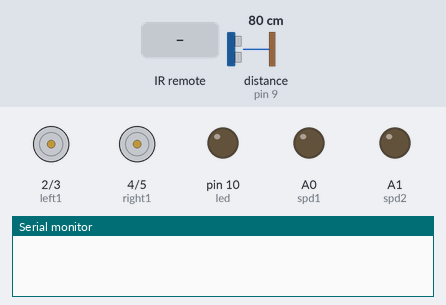
Bench run of a sketch on a simulated Arduino Uno, built with avr-gcc and run on an emulated ATmega328P. Shown: motor-driver pin pairs drawn as motors (green arrow = first pin HIGH = forward, orange = second pin HIGH = backward, longer = more drive), output pins drawn as LEDs (lit = HIGH), the last lines printed to the serial monitor. The inputs (shaded band) are chosen by the test bench; at power-on: distance to the obstacle (sensor on pin 9) 80 cm. The echo pulse lasts 58.3 µs per cm; pins used as bus, display or sensor lines are not drawn.

Above: at 1.2 s.
1.3 s: infrared code 0xFF30CF received
At 2.2 s:
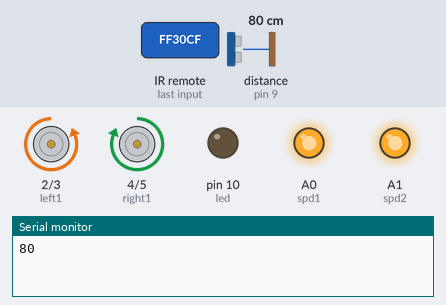
4.3 s: infrared code 0xFF6897 received
At 5.3 s:
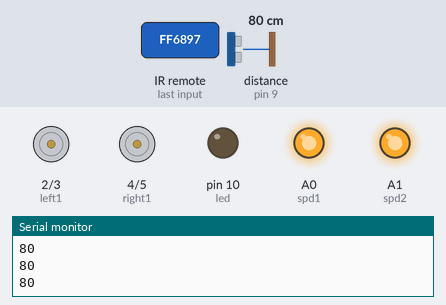
6.3 s: infrared code 0xFF18E7 received
At 6.52 s:
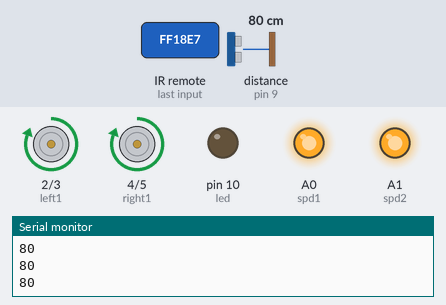
8.1 s: infrared code 0xFF4AB5 received
At 8.42 s:
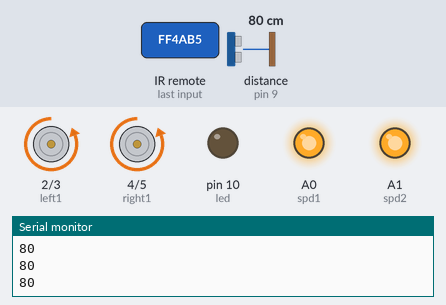
10.0 s: infrared code 0xFF5AA5 received
At 10.32 s:
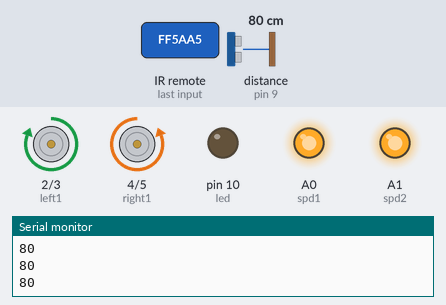
Timing chart, 0 to 12.9 s (numbered marks = the images above; inputs shaded):
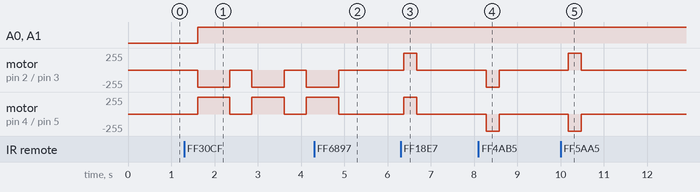

The sketch:

arduinocar.ino
```cpp
#include <IRremote.h>
#include <IRremoteInt.h>

int left1 = 2, left2 = 3, right1 = 4, right2 = 5;   //四个电机引脚，控制方向用
int lastl1, lastl2, lastr1, lastr2;                 //用来保存状态
int spd[3]={200, 500, 1000};  //设置三种速度
int tmp=0;                    //当前速度的编号
int nowspd=spd[0];            //速度初始化为最低速度，手动用
int spd1=A0, spd2=A1;         //控制两个电机速度：两个变量spd1,spd2
int trig = 8, echo = 9;       //超声波测距模块
int Auto=-1;                  //手动/自动,初始化为等待接收信号状态
static int a[4];              //自动模式下，记录四个方向的距离
int i, num;
int led = 10;

//自动模式：1；手动模式：0，加速：+，减速：-，前进：2，后退：8，左转：4，右转：6.
const long manu0=0xFF6897,      //遥控器键的值
           auto1=0xFF30CF,
           speedup=0xFFA857,
           speeddown=0xFFE01F,
           go=0XFF18E7,
           back=0XFF4AB5,
           trnleft=0xFF10EF,
           trnright=0xFF5AA5,
           nul=0xFFFFFFFF;

int RECV_PIN = 6;

IRrecv irrecv(RECV_PIN);
decode_results results;

void setup() {
    irrecv.enableIRIn();
    pinMode(left1, OUTPUT);
    pinMode(left2, OUTPUT);
    pinMode(right1, OUTPUT);
    pinMode(right2,OUTPUT);
    pinMode(spd1, OUTPUT);
    pinMode(spd2, OUTPUT);
    pinMode(trig, OUTPUT);
    pinMode(echo, INPUT);
    pinMode(led, OUTPUT);
    Serial.begin(9600);
}

void loop() {

    if (irrecv.decode(&results))      //确定&改变模式
    {
        irrecv.resume();
        //Serial.println(results.value,HEX);

        if (results.value == manu0) Auto = 0;
        else if (results.value == auto1) Auto = 1;
    }
    delay(200);   //去扰动


    if (Auto == 1)            //自动避障模式
    {
        for (i=0;i<4;i++)
        {
            if (irrecv.decode(&results))         //模式切换判断#1
            {
                irrecv.resume();
                if (results.value == manu0)
                {
                    Auto = 0;
                    break;
                }
            }

            a[i] = judge_dis();   //测好当前距离之后旋转90度
            Serial.println(a[i]);
            rotate();
            delay(500);       //停一下（为了看起来不是很蠢
        }

        if (irrecv.decode(&results))         //模式切换判断#2
            {
                irrecv.resume();
                if (results.value == manu0) Auto = 0;
            }

        num = maxx();             //选出距离最大值的编号

        for (i=0;i<num;i++) rotate();    //旋转到距离最大的方向

        //Serial.println(num);

        while (true)
        {
            if (irrecv.decode(&results))         //模式切换判断#3
            {
                irrecv.resume();
                if (results.value == manu0) Auto = 0;
            }
            if (Auto == 0) break;                //跳出自动模式


            analogWrite(spd1,spd[1]);    //自动模式下速度固定
            analogWrite(spd2, spd[1]);

            digitalWrite(left1, HIGH);   //前进
            digitalWrite(left2, LOW);
            digitalWrite(right1, HIGH);
            digitalWrite(right2, LOW);
            delay(800);                  //延时，设置每次距离判断间隔时间

            int dd = judge_dis();
            if (dd <= 10)
            {
                digitalWrite(left1, LOW);
                digitalWrite(right1, LOW);
                break;
            }
        }


    }
    else if (Auto == 0)
    {
        //Serial.println("in");

        if (irrecv.decode(&results))  //检测到按键，改变或保持当前状态
        {
            //Serial.println("read");
            if (results.value == go)               //前进
            {
                analogWrite(spd1, nowspd);         //设置速度
                analogWrite(spd2, nowspd);

                digitalWrite(left1, HIGH);
                digitalWrite(left2, LOW);
                digitalWrite(right1, HIGH);
                digitalWrite(right2, LOW);

                lastl1 = 1;              //保存状态
                lastl2 = 0;
                lastr1 = 1;
                lastr2 = 0;

                if (judge_dis() <= 4)          //前进防撞功能
                {
                    digitalWrite(left1, LOW);
                    digitalWrite(left2, LOW);
                    digitalWrite(right1, LOW);
                    digitalWrite(right2, LOW);

                    digitalWrite(led, HIGH);       //同时有警示灯亮
                }
                else
                {
                    digitalWrite(led,LOW);
                }

            }
            else if (results.value == back)    //后退
            {
                digitalWrite(led, LOW);

                analogWrite(spd1, nowspd);         //设置速度
                analogWrite(spd2, nowspd);

                digitalWrite(left1, LOW);
                digitalWrite(left2, HIGH);
                digitalWrite(right1, LOW);
                digitalWrite(right2, HIGH);

                lastl1 = 0;              //保存状态
                lastl2 = 1;
                lastr1 = 0;
                lastr2 = 1;

            }
            else if (results.value == trnleft)     //左转
            {
                digitalWrite(led, LOW);

                analogWrite(spd1, nowspd);         //设置速度
                analogWrite(spd2, nowspd);

                digitalWrite(left1, LOW);
                digitalWrite(left2, HIGH);
                digitalWrite(right1, HIGH);
                digitalWrite(right2, LOW);

                lastl1 = 0;
                lastl2 = 1;
                lastr1 = 1;
                lastr2 = 0;

            }
            else if (results.value == trnright)    //右转
            {
                digitalWrite(led, LOW);

                analogWrite(spd1, nowspd);         //设置速度
                analogWrite(spd2, nowspd);

                digitalWrite(left1, HIGH);
                digitalWrite(left2, LOW);
                digitalWrite(right1, LOW);
                digitalWrite(right2, HIGH);

                lastl1 = 1;
                lastl2 = 0;
                lastr1 = 0;
                lastr2 = 1;

            }
            else if (results.value == speedup)     //加速，改变速度只能短按不能长按
            {
                tmp++;
                if (tmp >= 3) tmp = 2;             //设置边界
                nowspd = spd[tmp];
            }
            else if (results.value == speeddown)     //减速
            {
                tmp--;
                if (tmp < 0) tmp = 0;              //边界
                nowspd = spd[tmp];
            }
            else if (results.value == nul)        //如果是0xFFFFFFFF,延续上次状态
            {
                analogWrite(spd1, nowspd);         //设置速度
                analogWrite(spd2, nowspd);

                digitalWrite(left1, lastl1);
                digitalWrite(left2, lastl2);
                digitalWrite(right1, lastr1);
                digitalWrite(right2, lastr2);

                if (judge_dis() <= 4 && judgego(lastl1,lastl2,lastr1,lastr2))  //前进防撞
                {
                    digitalWrite(left1, LOW);
                    digitalWrite(left2, LOW);
                    digitalWrite(right1, LOW);
                    digitalWrite(right2, LOW);

                    digitalWrite(led, HIGH);
                }
                else
                {
                    digitalWrite(led, LOW);
                }
            }

            delay(100);                             //当前状态延时
        }
        else
        {
            digitalWrite(left1, LOW);
            digitalWrite(left2, LOW);
            digitalWrite(right1, LOW);
            digitalWrite(right2, LOW);
        }


    }


}

int judgego(int s1, int s2, int s3, int s4)
{
    if (s1 == 1 && s2 == 0 && s3 == 1 && s4 == 0)
        return 1;
    else return 0;
}

int judge_dis()
{
    //超声波测距
    //trig:8, echo:9

    digitalWrite(trig, LOW);
    delayMicroseconds(2);
    digitalWrite(trig, HIGH);
    delayMicroseconds(10);
    digitalWrite(trig,LOW);

    int distance = pulseIn(echo, HIGH)/58.00;   //cm
    return distance;
}

void rotate()
{
	int once=750;                //旋转90度的时间

    analogWrite(spd1,spd[1]);               //旋转使用速度spd[1]
    analogWrite(spd2, spd[1]);

    digitalWrite(left1, LOW);
    digitalWrite(left2, HIGH);
    digitalWrite(right1, HIGH);
    digitalWrite(right2, LOW);
    delay(once);

    digitalWrite(left2, LOW);
    digitalWrite(right1, LOW);

}

int maxx()
{
	int m = a[0];
	int i, t=0;
	for (i=1;i<=3;i++)
        if (a[i] > m)
        {
            m = a[i];
            t = i;
        }

   return t;
}
```

Measured:
- after the input at 1.3 s, A0 (spd1), A1 (spd2): LOW → HIGH after 0.31 s; motor on pin 2 (left1) / pin 3 (left2): alternates backward 255/255 for 0.75 s and stopped for 0.51 s, starting after 0.31 s; motor on pin 4 (right1) / pin 5 (right2): alternates forward 255/255 for 0.75 s and stopped for 0.51 s, starting after 0.31 s
- after the input at 4.3 s, motor on pin 2 (left1) / pin 3 (left2), motor on pin 4 (right1) / pin 5 (right2): goes on until 4.9 s, then stays stopped
- after the input at 6.3 s, motor on pin 2 (left1) / pin 3 (left2), motor on pin 4 (right1) / pin 5 (right2): stopped → forward 255/255 after 0.07 s, → stopped 0.31 s later
- after the input at 8.1 s, motor on pin 2 (left1) / pin 3 (left2), motor on pin 4 (right1) / pin 5 (right2): stopped → backward 255/255 after 0.18 s, → stopped 0.30 s later
- after the input at 10.0 s, motor on pin 2 (left1) / pin 3 (left2): stopped → forward 255/255 after 0.18 s, → stopped 0.30 s later; motor on pin 4 (right1) / pin 5 (right2): stopped → backward 255/255 after 0.18 s, → stopped 0.30 s later
